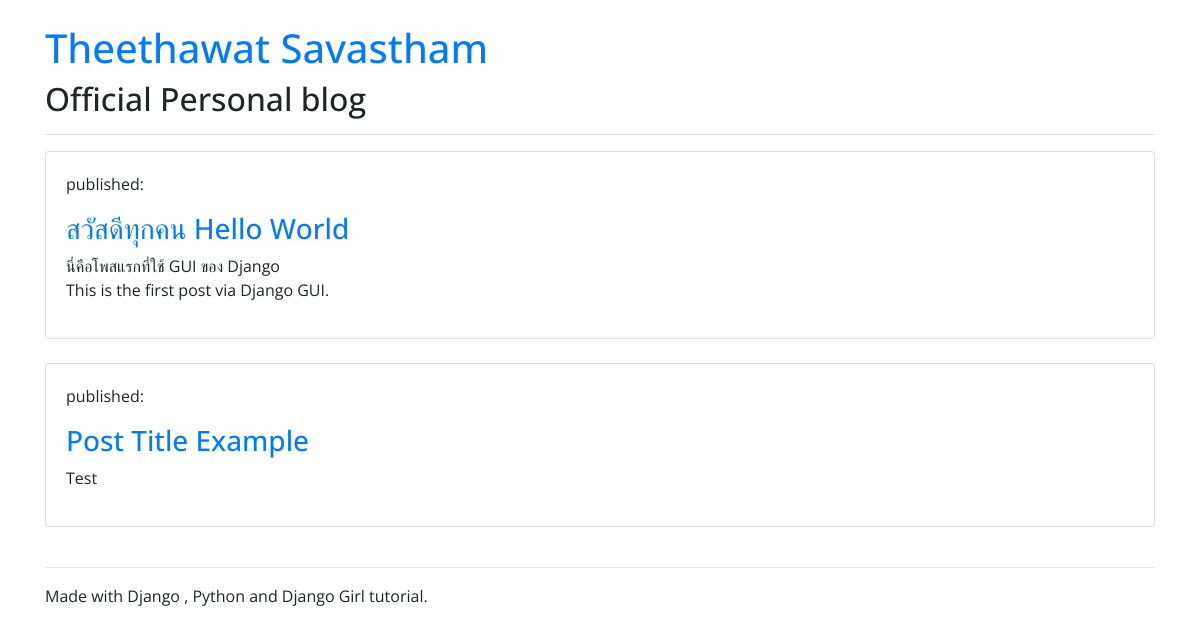
Before: / with the older database file.
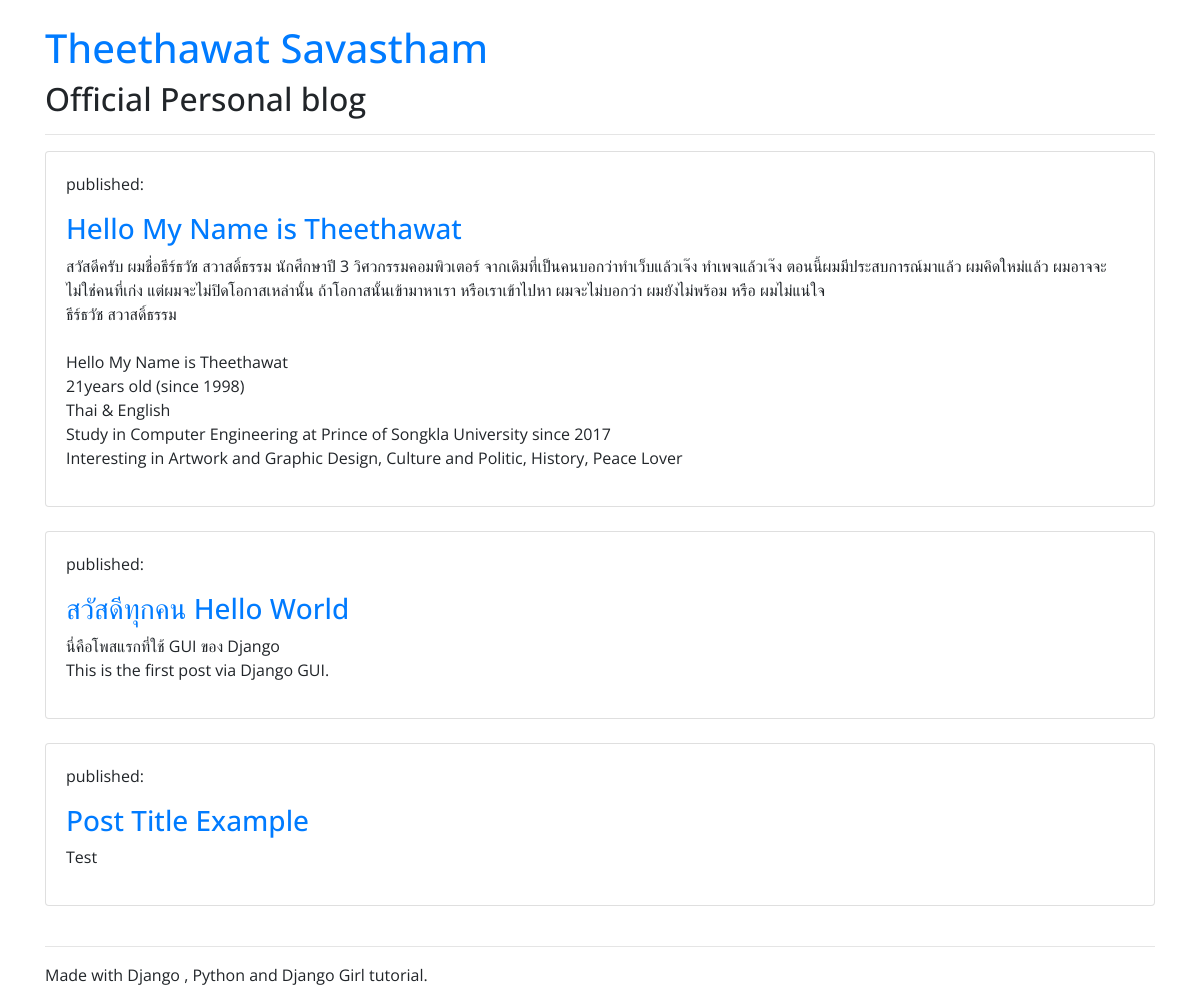
After: the same page with the newer database file.
### blog/models.py (models this page shows, shortened)
class Post(models.Model):
    auther = models.ForeignKey(settings.AUTH_USER_MODEL,on_delete=models.CASCADE)
    title = models.CharField(max_length = 200)
    text = models.TextField()
    created_date = models.DateTimeField(default = timezone.now)
    publish_date = models.DateTimeField(blank=True,null=True)

### blog/views.py (the view)
# urls.py: path('',views.post_list,name='post_list'),
def post_list(request):
     posts = Post.objects.filter(publish_date__lte=timezone.now()).order_by('-publish_date')
     return render(request,'blog/post_list.html',{'posts':posts})

### blog/templates/blog/post_list.html (shortened to what this page needs)
<!DOCTYPE html>
<html lang="en">
<head>
    <link rel="stylesheet" href="https://stackpath.bootstrapcdn.com/bootstrap/4.3.1/css/bootstrap.min.css"
>
</head>
<body>
    {% extends 'blog/base.html' %}
    {% block content %}
    {% for post in posts %}
    <div class="card">
        <div class="card-body">
            <p>published: {{post.published_date }} </p>
            <h3><a href="{% url 'post_detail' pk=post.pk %} ">{{post.title}} </a></h3>
            <p> {{ post.text|linebreaksbr }} </p>
        </div>
    </div>
    <br>
    {% endfor %}
    {% endblock %}

### blog/templates/blog/base.html (shortened to what this page needs)
<!DOCTYPE html>
<html lang="en">
<head>
    <link rel="stylesheet" href="https://stackpath.bootstrapcdn.com/bootstrap/4.3.1/css/bootstrap.min.css"
>
</head>
<body>
    <br>
    <div class="container">
        <h1><a href="/" style="text-decoration:none;"> Theethawat Savastham </a></h1>
        <h2>Official Personal blog</h2>
        <hr>
        {% block content %}
        {% endblock %}
        <hr>
        <p>Made with Django , Python and Django Girl tutorial.</p>
    </div>
</body>
</html>

### blog/templates/blog/post_list.html (style rules this page uses)
body { font-family: 'Open Sans', sans-serif; }

### blog/templates/blog/base.html (style rules this page uses)
body { font-family: 'Open Sans', sans-serif; }

Changed rows visible on the page:
added Post: title "Hello My Name is Theethawat", text "สวัสดีครับ ผมชื่อธีร์ธวัช สวาสดิ์ธรรม นักศึกษาปี 3 วิศวกรรมคอมพิวเตอร์ จากเดิมที่เป็นคนบอกว่าทำเว็บแล้วเจ๊ง ทำเพจแล้วเจ๊ง ตอนนี้ผมมีประสบการณ์มาแล้ว ผมคิดใหม่แล้ว ผมอาจจะไม่ใช่คนที่เก่ง แต่ผมจะไม่ปิดโอกาสเหล่านั้น ถ้าโอกาสนั้นเข้ามาหาเรา หรือเราเข้าไปหา ผมจะไม่บอกว่า ผมยังไม่พร้อม หรือ ผมไม่แน่ใจ ธีร์ธวัช สวาสดิ์ธรรม Hello My Name is Theethawat 21years old (since 1998) Thai & English Study in Computer Engineering at Prince of Songkla University since 2017 Interesting in Artwork and Graphic Design, Culture and Politic, History, Peace Lover"
